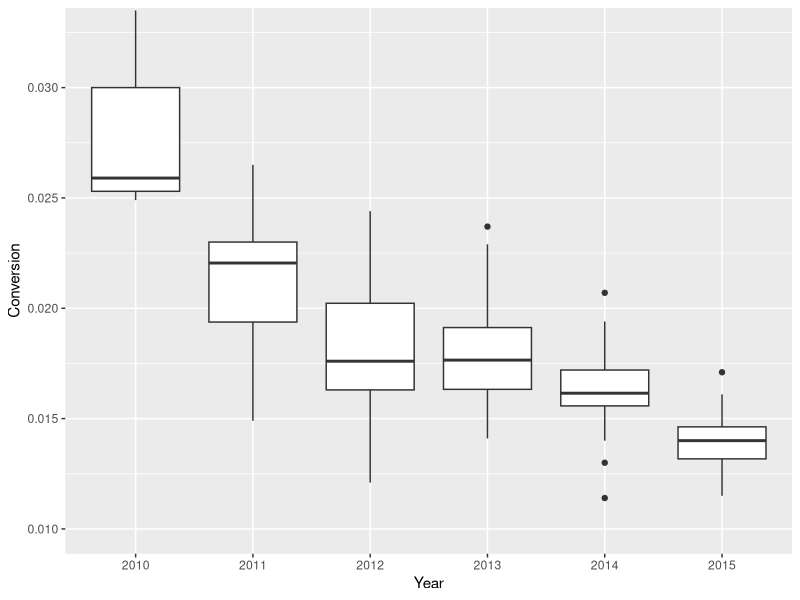
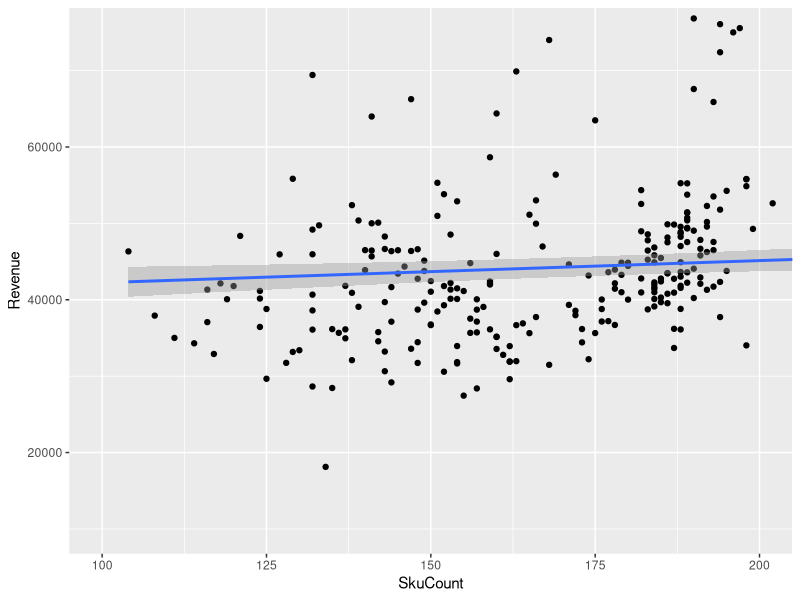
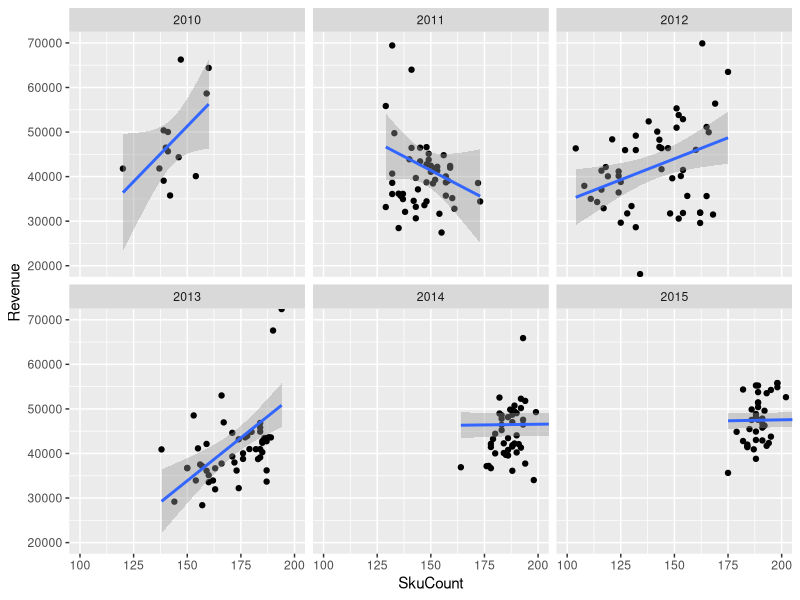
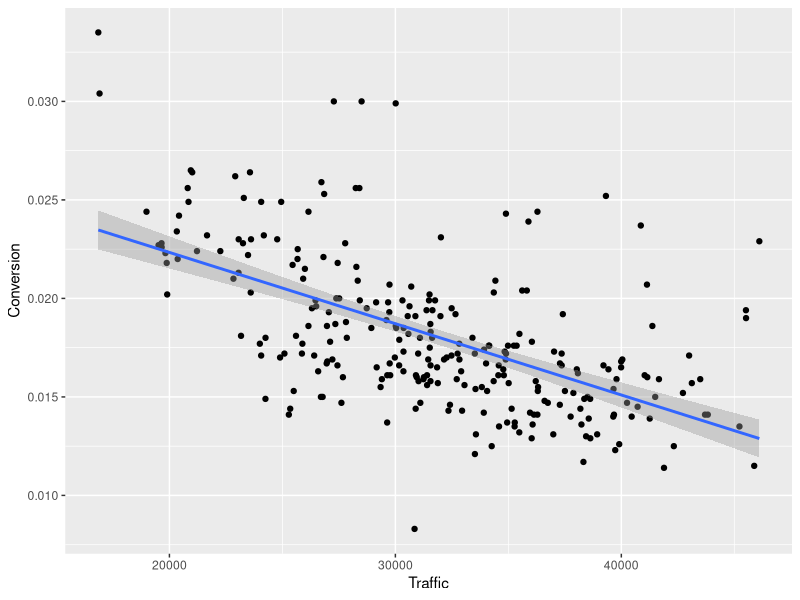
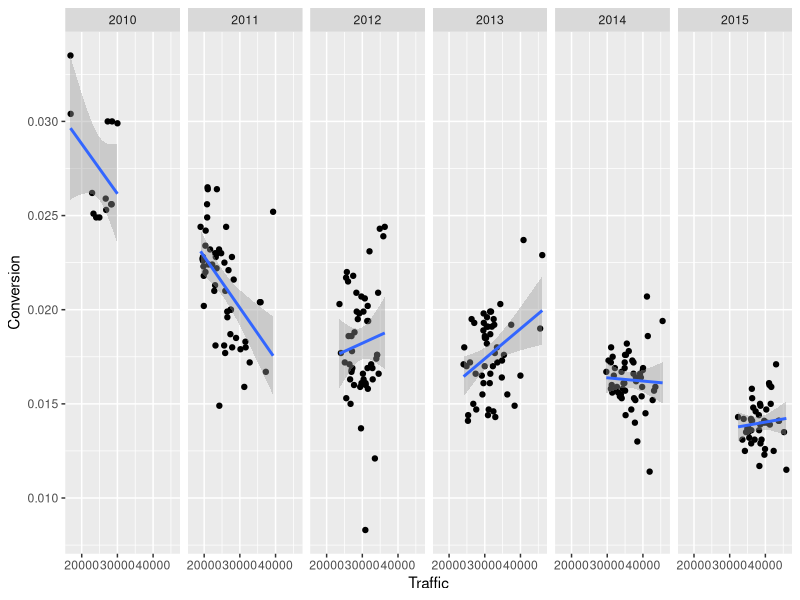
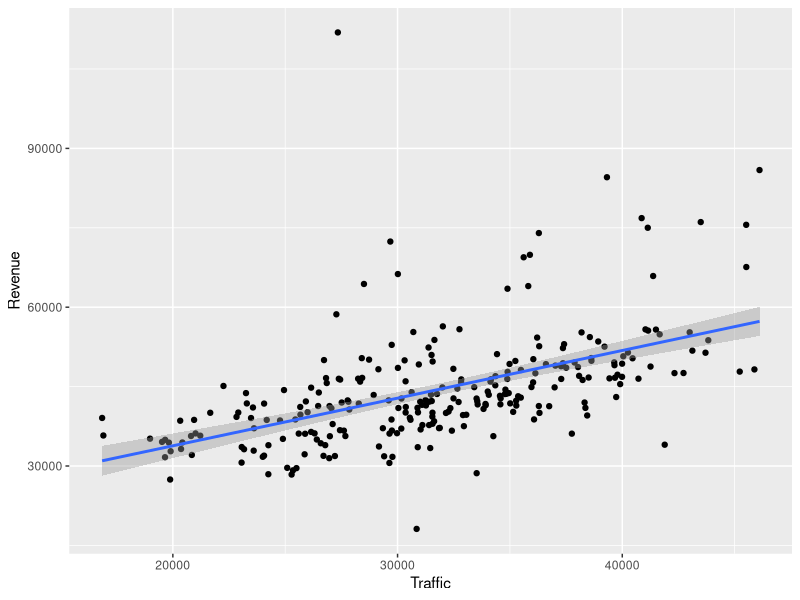
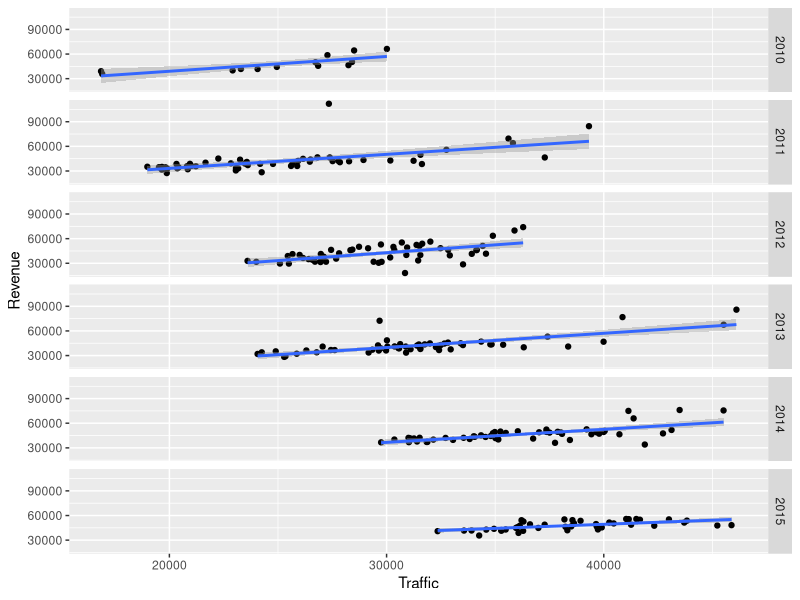
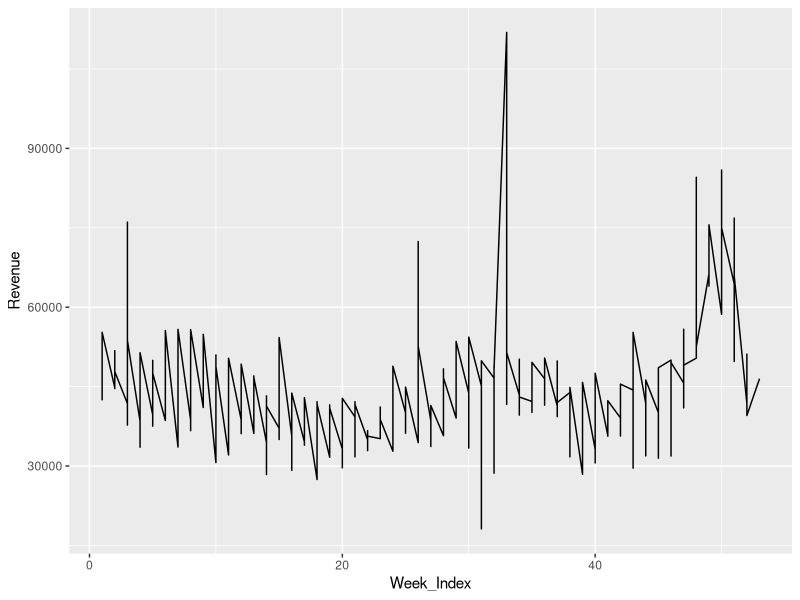

Recreate these plots in R, in order.
library(caret)
library(ggplot2)

## Load in the data
VTT_Bouncerate_Percentexit <- read.csv("VTT_BouncerateVsPercentexit.csv")
VTT_ConversionAOV <- read.csv("VTT_ConversionVsAOV.csv")
VTT_Revenue <- read.csv("VTT_Revenue.csv")
VTT_Traffic <- read.csv("VTT_Traffic.csv")
VTT_SkuCount <- read.csv("SkuCountbyWk.csv")

## Change the headers for the bounceRate vs percentExit table and convert everything to numeric
names(VTT_Bouncerate_Percentexit) <- c("Year", "Week_Index", "Bounce_Rate", "Percent_Exit")
VTT_Bouncerate_Percentexit$Bounce_Rate <- as.numeric(sub("%", "", VTT_Bouncerate_Percentexit$Bounce_Rate))/100
VTT_Bouncerate_Percentexit$Percent_Exit <- as.numeric(sub("%", "", VTT_Bouncerate_Percentexit$Percent_Exit))/100

## Change the headers for the conversion vs aov table and convert everything to numeric
names(VTT_ConversionAOV) <- c("Year", "Week_Index", "Conversion", "AOV")
VTT_ConversionAOV$Conversion <- as.numeric(sub("%", "", VTT_ConversionAOV$Conversion))/100
VTT_ConversionAOV$AOV <- as.numeric(sub("\\$", "", VTT_ConversionAOV$AOV))

## Change the headers for the revenue table and convert Revenue column to numeric
names(VTT_Revenue) <- c("Year", "Week_Index", "Revenue")
VTT_Revenue$Revenue <- sub("\\$", "", VTT_Revenue$Revenue)
VTT_Revenue$Revenue <- as.numeric(sub(",", "", VTT_Revenue$Revenue))

## Change the headers for the traffic table and convert Traffic column to numeric
names(VTT_Traffic) <- c("Year", "Week_Index", "Traffic")
VTT_Traffic$Traffic <- as.numeric(sub(",", "", VTT_Traffic$Traffic))

##Change the headers for the SkuCount table
names(VTT_SkuCount) <- c("Year", "Week_Index", "SkuCount")

## Build Summary Table
SummaryTable_VTT <- VTT_Bouncerate_Percentexit
SummaryTable_VTT$Conversion <- VTT_ConversionAOV$Conversion
SummaryTable_VTT$AOV <- VTT_ConversionAOV$AOV
SummaryTable_VTT$Revenue <- VTT_Revenue$Revenue
SummaryTable_VTT$Traffic <- VTT_Traffic$Traffic
SummaryTable_VTT$SkuCount <- VTT_SkuCount$SkuCount

##Create Visuals##
#Conversion Boxplot
qplot(x = as.factor(Year), y = Conversion, data = SummaryTable_VTT, xlab = "Year",
            geom = 'boxplot') +
       coord_cartesian(ylim = c(.01, .0325))

# Conversion Line Graphs
ggplot(aes(x = SkuCount, y = Revenue), data = SummaryTable_VTT) +
       geom_point() +
       geom_smooth(method = 'lm') +
       coord_cartesian(xlim = c(100, 200), ylim = c(10000, 75000))

ggplot(aes(x = SkuCount, y = Revenue), data = SummaryTable_VTT) +
       facet_wrap(~Year) +
       geom_point() +
       geom_smooth(method = 'lm') +
       coord_cartesian(xlim = c(100,200), ylim = c(20000, 70000))

# Conversion Vs. Traffic Line Graphs
ggplot(aes(x = Traffic, y = Conversion), data = SummaryTable_VTT) +
       geom_point() +
       geom_smooth(method = 'lm') +
       coord_cartesian()

ggplot(aes(x = Traffic, y = Conversion), data = SummaryTable_VTT) +
       facet_grid(~Year) +
       geom_point() +
       geom_smooth(method = 'lm') +
       coord_cartesian()

# Traffic Line Graphs
ggplot(aes(x = Traffic, y = Revenue), data = SummaryTable_VTT) +
       geom_point() +
       geom_smooth(method = 'lm') +
       coord_cartesian()

ggplot(aes(x = Traffic, y = Revenue), data = SummaryTable_VTT) +
       facet_grid(Year~.) +
       geom_point() +
       geom_smooth(method = 'lm') +
       coord_cartesian()

# Seasonality Trend
ggplot(aes(x = Week_Index, y = Revenue), data = SummaryTable_VTT) +
       geom_line() +
       coord_cartesian()

ggplot(aes(x = Week_Index, y = Revenue), data = SummaryTable_VTT) +
       facet_grid(Year~.) +
       geom_line(aes(color = Year)) +
       coord_cartesian()

# Conversion Seasonality
ggplot(aes(x = Week_Index, y = Conversion, color = Year), data = SummaryTable_VTT) +
       facet_grid(~Year) +
       geom_line() +
       coord_cartesian()

ggplot(aes(x = Week_Index, y = Conversion, color = Year), data = SummaryTable_VTT) +
       facet_grid(Year~.) +
       geom_line() +
       coord_cartesian()


## Build Regression Model
## summary(lm(Revenue ~ Conversion + AOV + Traffic, data = SummaryTable_VTT))

## Split the summary table into a train and test set, then test it
# VTT_Test <- subset(SummaryTable_VTT, Year == 2015 | Year == 2014 | Year == 2013)
# VTT_Train <- subset(SummaryTable_VTT, Year == 2010 | Year == 2011 | Year == 2012)
VTT_TrainIndex <- createDataPartition(SummaryTable_VTT$Revenue, p = .8, list = FALSE)
VTT_Train2 <- SummaryTable_VTT[VTT_TrainIndex,]
VTT_Test2 <- SummaryTable_VTT[-VTT_TrainIndex,]

mod1 <- lm(Revenue ~ Conversion + AOV + Traffic, data = VTT_Train2)
predictTest <- predict(mod1, newdata = VTT_Test2)

## Calc r^2 for test set
SSE <- sum((VTT_Test2$Revenue - predictTest)^2)
SST <- sum((VTT_Test2$Revenue - mean(SummaryTable_VTT$Revenue))^2)
1 - SSE/SST

#############################################################################
## read and write stuff
#TestResult <- gather(Test, "Date", "Quantity", 6:112)
#write.table(TestResult, file = "H:/852_2012-14.csv", sep = ",", col.name = NA)

# Convert columns from Factor to numeric
#colsToConvert <- c(6:ncol(Table8522))
#TableToConvert[,colsToConvert] <- as.numeric(as.character(unlist(TableToConvert[,colsToConvert])))
